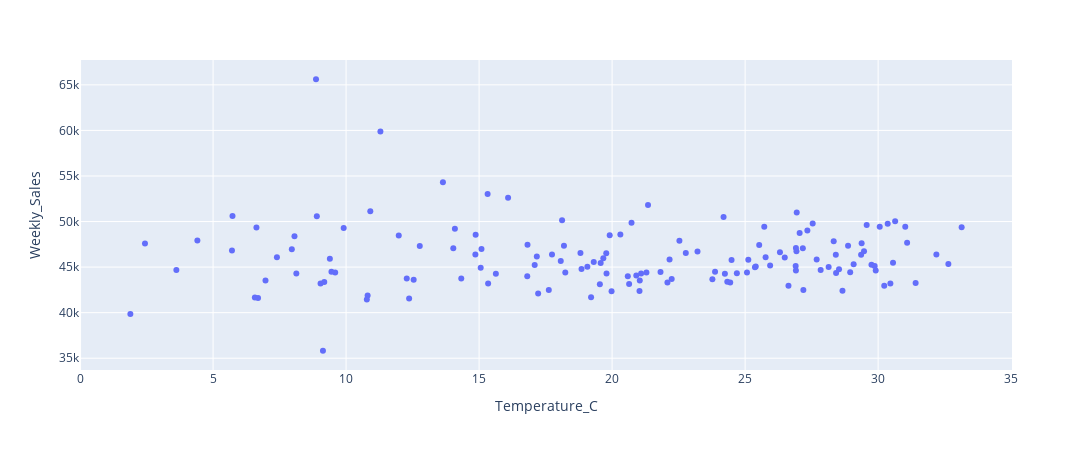

Write notebook code for a chart like this one.
### Code cell
temp = final_df.loc[(final_df.Store == 1) & (final_df.Dept == 2)]
fig = px.scatter(data_frame = temp, x = temp.Temperature_C, y = temp.Weekly_Sales)
fig.update_layout(width = 1380, height = 450, paper_bgcolor="white")

### Figure 1 — Plotly figure (JSON) as saved in the notebook; plotly's stock layout.template omitted (floating-point values rounded to 4 significant figures; data arrays with more than 128 entries replaced by an {"elided": "..."} marker saying what was removed)
{"data": [{"hovertemplate": "Temperature_C=%{x}<br>Weekly_Sales=%{y}<extra></extra>", "legendgroup": "", "marker": {"color": "#636efa", "symbol": "circle"}, "mode": "markers", "name": "", "orientation": "v", "showlegend": false, "type": "scatter", "x": {"elided": "143 float values"}, "xaxis": "x", "y": {"elided": "143 float values"}, "yaxis": "y"}], "layout": {"height": 450, "legend": {"tracegroupgap": 0}, "margin": {"t": 60}, "paper_bgcolor": "white", "width": 1380, "xaxis": {"anchor": "y", "autorange": true, "domain": [0, 1], "range": [0.03449, 35.0], "title": {"text": "Temperature_C"}, "type": "linear"}, "yaxis": {"anchor": "x", "autorange": true, "domain": [0, 1], "range": [33710.0, 67730.0], "title": {"text": "Weekly_Sales"}, "type": "linear"}}}
